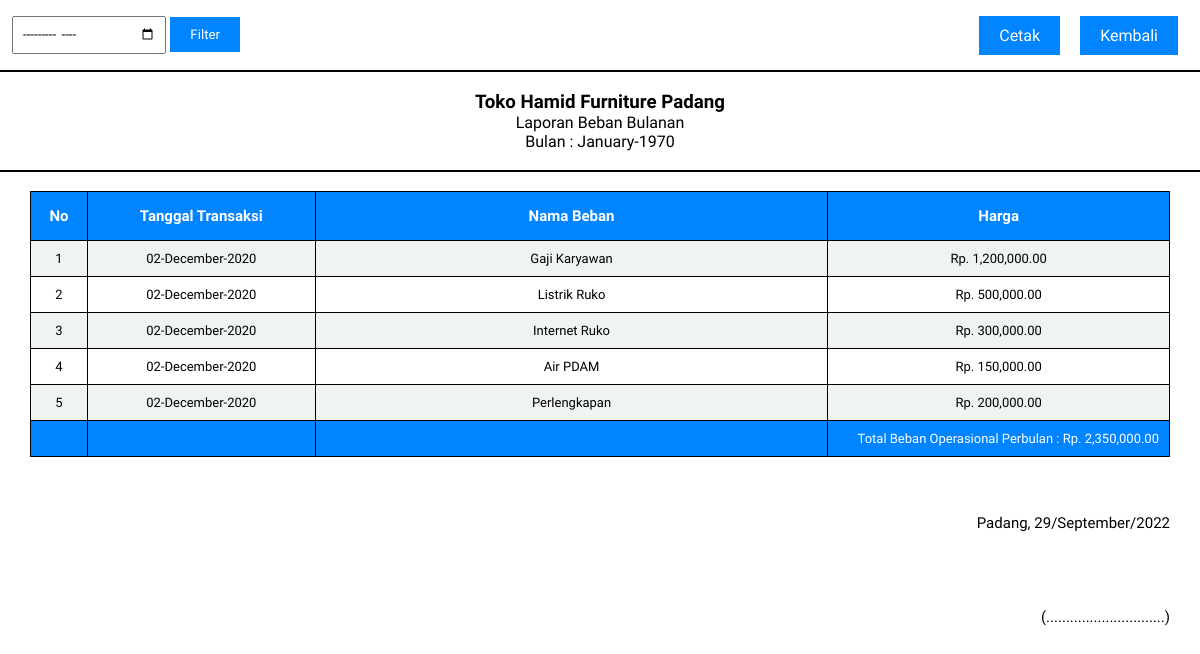
Screenshot of /laporanbeban/laporanbebanbulanan.php (signed in) with the database file from the repository.
### tables this page shows
CREATE TABLE `tb_data_beban` (
  `tanggal_transaksi` date NOT NULL,
  `kode_transaksi` varchar(100) NOT NULL,
  `kode_beban` varchar(100) NOT NULL,
  `nama_beban` varchar(100) NOT NULL,
  `harga_beban` int(11) NOT NULL
);

### laporanbeban/laporanbebanbulanan.php (the view, shortened to what this page needs)
<!DOCTYPE html>
<html lang="en">
<head>
    <link rel="stylesheet" href="../css/style.css">
    <link rel="stylesheet" href="https://stackpath.bootstrapcdn.com/font-awesome/4.7.0/css/font-awesome.min.css">
</head>
<body>
                    <?php
                    $bulanini="";
                    ?>
                    <div class="header-layout">
                        <div class="filter-layout">
                        <form action="" method="GET">
                            <input type="month" value="<?php echo $bulanini ?>" name="bulan">
                            <input type="submit" name="bulanini" value="Filter">
                         </form>
                        </div>
                        <div class="button-exit-layout">
                            <a href="../laporanbeban/cetaklaporanbebanbulanan.php?bulanini=<?php echo"$bulanini"?>">Cetak</a>
                            <a href="../laporanbeban/">Kembali</a>
                        </div>
                    </div>
                    <center>
                    <hr>
                    <br>
                    <h3>Toko Hamid Furniture Padang</h3>
                    <p>Laporan Beban Bulanan</p>
                    <p>Bulan : <?php echo date('F-Y', strtotime($bulanini))?></p>
                    <br>
                    <hr>
                    <br>
                     </center>
                     <?php
                     if(isset($_GET["bulanini"])){
                        $bulanini = $_GET["bulan"];
                        $databeban  = "SELECT * FROM tb_data_beban WHERE tanggal_transaksi LIKE '%$bulanini%' ORDER BY tanggal_transaksi ASC";
                        $totalbeban= "SELECT SUM(harga_beban) AS hargabeban FROM tb_data_beban WHERE tanggal_transaksi LIKE '%$bulanini%'";
                    }
                    else{
                        $databeban  = "SELECT * FROM tb_data_beban";
                        $totalbeban= "SELECT SUM(harga_beban) AS hargabeban FROM tb_data_beban";
                    }
                    ?>
                    <table>
                        <tr>
                            <th style="width:5%;">No</th>
                            <th style="width:20%;">Tanggal Transaksi</th>
                            <th>Nama Beban</th>
                            <th>Harga</th>
                        </tr>
                        <?php
                        $no=1;
                        $querybeban=mysqli_query($koneksi,$databeban);
                        while($row=mysqli_fetch_array($querybeban)){
                            $tanggal_transaksi=$row["tanggal_transaksi"];
                            $nama_beban=$row["nama_beban"];
                            $harga_beban=$row["harga_beban"];
                        ?>
                        <tr>
                            <td><?php echo "$no"; ?></td>
                            <td><?php echo  date('d-F-Y', strtotime($tanggal_transaksi))?></td>
                            <td><?php echo "$nama_beban"; ?></td>
                            <td><?php echo "Rp. ". number_format($harga_beban, 2, ".", ",");?></td>
                        </tr>
                        <?php
                        $no++;
                        }
                        ?>
                        <?php
                        $querytotalbeban=mysqli_query($koneksi,$totalbeban);
                        while($row=mysqli_fetch_array($querytotalbeban))
                        {
                            $hargabeban=$row["hargabeban"]
                        ?>
                        <tr>
                            <th></th>
                            <th></th>
                            <th></th>
                            <th style="width:30%;text-align:right;font-weight:normal;padding:10px;font-size:13px">Total Beban Operasional Perbulan : <?php echo "Rp. ". number_format($hargabeban, 2, ".", ",");?></th>
                        </tr>
                        <?php
                        }
                        ?>
                    </table>
                    <div class="footer-layout">
                        <br>
                        <br>
                        <br>
                        <p >Padang, <?php $tgl=date("d/F/Y"); echo"$tgl" ?></p>
                        <br>
                        <br>
                        <br>
                        <br>
                        <p>(..............................)</p>
                        <br>
                        <br>
                        <br>
                        <br>
                    </div>
</body>
</html>

### css/style.css (style rules this page uses)
* { font-family: 'Varela Round', sans-serif; margin: 0; padding: 0; }

### laporanbeban/laporanbebanbulanan.php (style rules this page uses)
hr { border:1px solid black; }
table { width:95%; border-collapse: collapse; margin:auto; }
table th { padding:15px; border:1px solid black; font-size:15px; background-color:#0084ff; color:#ffffff; text-align:center; }
table td { text-align:center; padding:10px; font-size:13px; border:1px solid black; }
table tr:nth-child(odd) { background-color: #ffffff; }
table tr:nth-child(even) { background-color: #eff3f2; }
.header-layout { width:98%; height:70px; display:flex; justify-content:space-between; margin:auto; }
.header-layout > .filter-layout { width:60%; height:100%; display:flex; align-items:center; }
.header-layout > .filter-layout input { padding:8px; outline:none; }
.header-layout > .filter-layout input[type=submit] { padding:10px 20px; outline:none; border:none; background-color:#0084ff; color:#FFFFFF; }
.button-exit-layout { width:20%; height:100%; display:flex; align-items:center; justify-content:flex-end; }
.button-exit-layout a { display:block; padding: 10px 20px; background-color:#0084ff; text-decoration:none; color:#FFFFFF; margin:0px 10px; }
.footer-layout { width:95%; margin:auto; }
.footer-layout p { font-size:15px; text-align:right; }

### rows the page displays
tb_data_beban: tanggal_transaksi "02-December-2020", nama_beban "Gaji Karyawan", harga_beban "1,200,000.00"
tb_data_beban: tanggal_transaksi "02-December-2020", nama_beban "Listrik Ruko", harga_beban "500,000.00"
tb_data_beban: tanggal_transaksi "02-December-2020", nama_beban "Internet Ruko", harga_beban "300,000.00"
tb_data_beban: tanggal_transaksi "02-December-2020", nama_beban "Air PDAM", harga_beban "150,000.00"
tb_data_beban: tanggal_transaksi "02-December-2020", nama_beban "Perlengkapan", harga_beban "200,000.00"

### other values shown
date('F-Y', strtotime($bulanini)) "January-1970"
$hargabeban "2,350,000.00"
